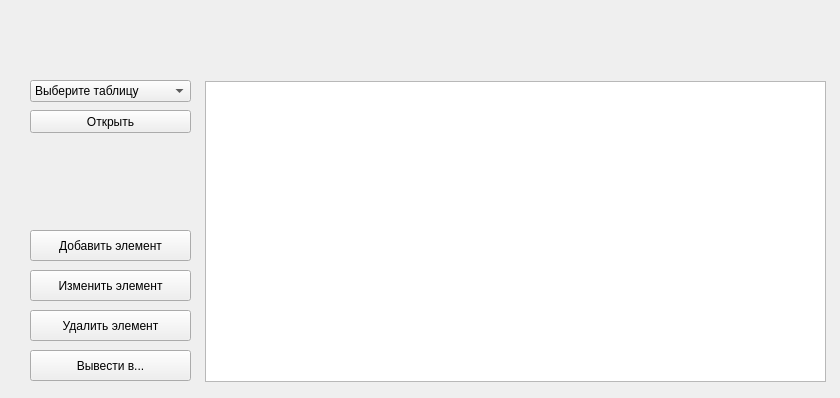
<?xml version="1.0" encoding="UTF-8"?>
<ui version="4.0">
 <class>MainWindow</class>
 <widget class="QMainWindow" name="MainWindow">
  <property name="geometry">
   <rect>
    <x>0</x>
    <y>0</y>
    <width>840</width>
    <height>398</height>
   </rect>
  </property>
  <property name="minimumSize">
   <size>
    <width>840</width>
    <height>398</height>
   </size>
  </property>
  <property name="maximumSize">
   <size>
    <width>840</width>
    <height>398</height>
   </size>
  </property>
  <property name="windowTitle">
   <string>Автосалон</string>
  </property>
  <property name="styleSheet">
   <string notr="true">QPushButton[objectName=&quot;back_button&quot;],
QPushButton[objectName=&quot;back_button_2&quot;],
QPushButton[objectName=&quot;back_button_3&quot;],
QPushButton[objectName=&quot;back_button_4&quot;], 
QPushButton[objectName=&quot;back_button_5&quot;], 
QPushButton[objectName=&quot;back_button_6&quot;], 
QPushButton[objectName=&quot;back_button_7&quot;],
QPushButton[objectName=&quot;back_button_8&quot;] { background: transparent; }</string>
  </property>
  <widget class="QWidget" name="centralwidget">
   <widget class="QStackedWidget" name="stackedWidget">
    <property name="geometry">
     <rect>
      <x>0</x>
      <y>0</y>
      <width>841</width>
      <height>401</height>
     </rect>
    </property>
    <property name="minimumSize">
     <size>
      <width>841</width>
      <height>401</height>
     </size>
    </property>
    <property name="maximumSize">
     <size>
      <width>841</width>
      <height>401</height>
     </size>
    </property>
    <property name="currentIndex">
     <number>0</number>
    </property>
    <widget class="QWidget" name="main_page">
     <property name="minimumSize">
      <size>
       <width>841</width>
       <height>401</height>
      </size>
     </property>
     <property name="maximumSize">
      <size>
       <width>841</width>
       <height>401</height>
      </size>
     </property>
     <widget class="QComboBox" name="select_table">
      <property name="geometry">
       <rect>
        <x>30</x>
        <y>80</y>
        <width>161</width>
        <height>22</height>
       </rect>
      </property>
      <item>
       <property name="text">
        <string>Выберите таблицу</string>
       </property>
      </item>
      <item>
       <property name="text">
        <string>salespeople</string>
       </property>
      </item>
      <item>
       <property name="text">
        <string>customers</string>
       </property>
      </item>
      <item>
       <property name="text">
        <string>orders</string>
       </property>
      </item>
     </widget>
     <widget class="QPushButton" name="open_table">
      <property name="geometry">
       <rect>
        <x>30</x>
        <y>110</y>
        <width>161</width>
        <height>23</height>
       </rect>
      </property>
      <property name="text">
       <string>Открыть</string>
      </property>
     </widget>
     <widget class="QPushButton" name="delete_table">
      <property name="geometry">
       <rect>
        <x>30</x>
        <y>310</y>
        <width>161</width>
        <height>31</height>
       </rect>
      </property>
      <property name="text">
       <string>Удалить элемент</string>
      </property>
     </widget>
     <widget class="QTableWidget" name="table_data">
      <property name="geometry">
       <rect>
        <x>205</x>
        <y>81</y>
        <width>621</width>
        <height>301</height>
       </rect>
      </property>
     </widget>
     <widget class="QPushButton" name="add_table">
      <property name="geometry">
       <rect>
        <x>30</x>
        <y>230</y>
        <width>161</width>
        <height>31</height>
       </rect>
      </property>
      <property name="text">
       <string>Добавить элемент</string>
      </property>
     </widget>
     <widget class="QPushButton" name="change_table">
      <property name="geometry">
       <rect>
        <x>30</x>
        <y>270</y>
        <width>161</width>
        <height>31</height>
       </rect>
      </property>
      <property name="text">
       <string>Изменить элемент</string>
      </property>
     </widget>
     <widget class="QPushButton" name="save_table">
      <property name="geometry">
       <rect>
        <x>30</x>
        <y>350</y>
        <width>161</width>
        <height>31</height>
       </rect>
      </property>
      <property name="text">
       <string>Вывести в...</string>
      </property>
     </widget>
    </widget>
    <widget class="QWidget" name="add_buyer_page">
     <property name="minimumSize">
      <size>
       <width>841</width>
       <height>401</height>
      </size>
     </property>
     <property name="maximumSize">
      <size>
       <width>841</width>
       <height>401</height>
      </size>
     </property>
     <widget class="QLineEdit" name="id_buyer">
      <property name="geometry">
       <rect>
        <x>230</x>
        <y>130</y>
        <width>381</width>
        <height>31</height>
       </rect>
      </property>
      <property name="readOnly">
       <bool>true</bool>
      </property>
     </widget>
     <widget class="QLineEdit" name="full_name_buyer">
      <property name="geometry">
       <rect>
        <x>230</x>
        <y>190</y>
        <width>381</width>
        <height>31</height>
       </rect>
      </property>
      <property name="text">
       <string/>
      </property>
      <property name="placeholderText">
       <string>Введите ФИО покупателя</string>
      </property>
     </widget>
     <widget class="QPushButton" name="add_buyer_button">
      <property name="geometry">
       <rect>
        <x>250</x>
        <y>240</y>
        <width>341</width>
        <height>31</height>
       </rect>
      </property>
      <property name="text">
       <string>Добавить</string>
      </property>
     </widget>
     <widget class="QPushButton" name="back_button">
      <property name="geometry">
       <rect>
        <x>10</x>
        <y>10</y>
        <width>31</width>
        <height>31</height>
       </rect>
      </property>
      <property name="cursor">
       <cursorShape>PointingHandCursor</cursorShape>
      </property>
      <property name="text">
       <string/>
      </property>
     </widget>
     <widget class="QLabel" name="back_button_icon">
      <property name="geometry">
       <rect>
        <x>10</x>
        <y>10</y>
        <width>31</width>
        <height>31</height>
       </rect>
      </property>
      <property name="text">
       <string/>
      </property>
      <property name="pixmap">
       <pixmap>arrow_back_FILL0_wght400_GRAD0_opsz48.svg</pixmap>
      </property>
      <property name="scaledContents">
       <bool>true</bool>
      </property>
     </widget>
     <zorder>back_button_icon</zorder>
     <zorder>id_buyer</zorder>
     <zorder>full_name_buyer</zorder>
     <zorder>add_buyer_button</zorder>
     <zorder>back_button</zorder>
    </widget>
    <widget class="QWidget" name="add_manager_page">
     <property name="minimumSize">
      <size>
       <width>841</width>
       <height>401</height>
      </size>
     </property>
     <property name="maximumSize">
      <size>
       <width>841</width>
       <height>401</height>
      </size>
     </property>
     <widget class="QPushButton" name="back_button_2">
      <property name="geometry">
       <rect>
        <x>10</x>
        <y>10</y>
        <width>31</width>
        <height>31</height>
       </rect>
      </property>
      <property name="cursor">
       <cursorShape>PointingHandCursor</cursorShape>
      </property>
      <property name="text">
       <string/>
      </property>
     </widget>
     <widget class="QLabel" name="back_button_icon_2">
      <property name="geometry">
       <rect>
        <x>10</x>
        <y>10</y>
        <width>31</width>
        <height>31</height>
       </rect>
      </property>
      <property name="text">
       <string/>
      </property>
      <property name="pixmap">
       <pixmap>arrow_back_FILL0_wght400_GRAD0_opsz48.svg</pixmap>
      </property>
      <property name="scaledContents">
       <bool>true</bool>
      </property>
     </widget>
     <widget class="QLineEdit" name="id_manager">
      <property name="geometry">
       <rect>
        <x>230</x>
        <y>130</y>
        <width>381</width>
        <height>31</height>
       </rect>
      </property>
      <property name="readOnly">
       <bool>true</bool>
      </property>
     </widget>
     <widget class="QPushButton" name="add_manager_button">
      <property name="geometry">
       <rect>
        <x>250</x>
        <y>240</y>
        <width>341</width>
        <height>31</height>
       </rect>
      </property>
      <property name="text">
       <string>Добавить</string>
      </property>
     </widget>
     <widget class="QLineEdit" name="full_name_manager">
      <property name="geometry">
       <rect>
        <x>230</x>
        <y>190</y>
        <width>381</width>
        <height>31</height>
       </rect>
      </property>
      <property name="placeholderText">
       <string>Введите ФИО менеджера</string>
      </property>
     </widget>
     <zorder>back_button_icon_2</zorder>
     <zorder>back_button_2</zorder>
     <zorder>id_manager</zorder>
     <zorder>add_manager_button</zorder>
     <zorder>full_name_manager</zorder>
    </widget>
    <widget class="QWidget" name="add_car_page">
     <property name="minimumSize">
      <size>
       <width>841</width>
       <height>401</height>
      </size>
     </property>
     <property name="maximumSize">
      <size>
       <width>841</width>
       <height>401</height>
      </size>
     </property>
     <widget class="QPushButton" name="back_button_3">
      <property name="geometry">
       <rect>
        <x>10</x>
        <y>10</y>
        <width>31</width>
        <height>31</height>
       </rect>
      </property>
      <property name="cursor">
       <cursorShape>PointingHandCursor</cursorShape>
      </property>
      <property name="text">
       <string/>
      </property>
     </widget>
     <widget class="QLabel" name="back_button_icon_3">
      <property name="geometry">
       <rect>
        <x>10</x>
        <y>10</y>
        <width>31</width>
        <height>31</height>
       </rect>
      </property>
      <property name="text">
       <string/>
      </property>
      <property name="pixmap">
       <pixmap>arrow_back_FILL0_wght400_GRAD0_opsz48.svg</pixmap>
      </property>
      <property name="scaledContents">
       <bool>true</bool>
      </property>
     </widget>
     <widget class="QLineEdit" name="id_car">
      <property name="geometry">
       <rect>
        <x>230</x>
        <y>130</y>
        <width>381</width>
        <height>31</height>
       </rect>
      </property>
      <property name="readOnly">
       <bool>true</bool>
      </property>
     </widget>
     <widget class="QPushButton" name="add_car_button">
      <property name="geometry">
       <rect>
        <x>250</x>
        <y>240</y>
        <width>341</width>
        <height>31</height>
       </rect>
      </property>
      <property name="text">
       <string>Добавить</string>
      </property>
     </widget>
     <widget class="QLineEdit" name="model_car">
      <property name="geometry">
       <rect>
        <x>230</x>
        <y>190</y>
        <width>381</width>
        <height>31</height>
       </rect>
      </property>
      <property name="placeholderText">
       <string>Введите марку автомобиля</string>
      </property>
     </widget>
     <zorder>back_button_icon_3</zorder>
     <zorder>back_button_3</zorder>
     <zorder>id_car</zorder>
     <zorder>add_car_button</zorder>
     <zorder>model_car</zorder>
    </widget>
    <widget class="QWidget" name="add_sale_page">
     <property name="minimumSize">
      <size>
       <width>841</width>
       <height>401</height>
      </size>
     </property>
     <property name="maximumSize">
      <size>
       <width>841</width>
       <height>401</height>
      </size>
     </property>
     <widget class="QLabel" name="back_button_icon_4">
      <property name="geometry">
       <rect>
        <x>800</x>
        <y>20</y>
        <width>31</width>
        <height>31</height>
       </rect>
      </property>
      <property name="text">
       <string/>
      </property>
      <property name="pixmap">
       <pixmap>arrow_back_FILL0_wght400_GRAD0_opsz48.svg</pixmap>
      </property>
      <property name="scaledContents">
       <bool>true</bool>
      </property>
     </widget>
     <widget class="QPushButton" name="back_button_4">
      <property name="geometry">
       <rect>
        <x>800</x>
        <y>20</y>
        <width>31</width>
        <height>31</height>
       </rect>
      </property>
      <property name="cursor">
       <cursorShape>PointingHandCursor</cursorShape>
      </property>
      <property name="text">
       <string/>
      </property>
     </widget>
     <widget class="QLineEdit" name="id_sale">
      <property name="geometry">
       <rect>
        <x>230</x>
        <y>20</y>
        <width>381</width>
        <height>31</height>
       </rect>
      </property>
      <property name="readOnly">
       <bool>true</bool>
      </property>
     </widget>
     <widget class="QLineEdit" name="state_number_sale">
      <property name="geometry">
       <rect>
        <x>230</x>
        <y>170</y>
        <width>381</width>
        <height>31</height>
       </rect>
      </property>
      <property name="placeholderText">
       <string>Введите государственный номер</string>
      </property>
     </widget>
     <widget class="QLineEdit" name="price_sale">
      <property name="geometry">
       <rect>
        <x>230</x>
        <y>320</y>
        <width>381</width>
        <height>31</height>
       </rect>
      </property>
      <property name="placeholderText">
       <string>Введите цену</string>
      </property>
     </widget>
     <widget class="QComboBox" name="id_manager_sale">
      <property name="geometry">
       <rect>
        <x>230</x>
        <y>70</y>
        <width>381</width>
        <height>31</height>
       </rect>
      </property>
     </widget>
     <widget class="QComboBox" name="id_car_sale">
      <property name="geometry">
       <rect>
        <x>230</x>
        <y>120</y>
        <width>381</width>
        <height>31</height>
       </rect>
      </property>
     </widget>
     <widget class="QComboBox" name="id_buyer_sale">
      <property name="geometry">
       <rect>
        <x>230</x>
        <y>220</y>
        <width>381</width>
        <height>31</height>
       </rect>
      </property>
     </widget>
     <widget class="QPushButton" name="add_sale_button">
      <property name="geometry">
       <rect>
        <x>350</x>
        <y>360</y>
        <width>141</width>
        <height>31</height>
       </rect>
      </property>
      <property name="text">
       <string>Добавить</string>
      </property>
     </widget>
     <widget class="QLineEdit" name="date_sale">
      <property name="geometry">
       <rect>
        <x>230</x>
        <y>270</y>
        <width>381</width>
        <height>31</height>
       </rect>
      </property>
      <property name="placeholderText">
       <string>Введите дату</string>
      </property>
     </widget>
    </widget>
    <widget class="QWidget" name="delete_page">
     <property name="minimumSize">
      <size>
       <width>841</width>
       <height>401</height>
      </size>
     </property>
     <property name="maximumSize">
      <size>
       <width>841</width>
       <height>401</height>
      </size>
     </property>
     <widget class="QListWidget" name="id_list_delete">
      <property name="geometry">
       <rect>
        <x>40</x>
        <y>50</y>
        <width>311</width>
        <height>261</height>
       </rect>
      </property>
     </widget>
     <widget class="QPushButton" name="delete_button">
      <property name="geometry">
       <rect>
        <x>460</x>
        <y>280</y>
        <width>261</width>
        <height>31</height>
       </rect>
      </property>
      <property name="text">
       <string>Удалить</string>
      </property>
     </widget>
     <widget class="QLineEdit" name="id_input_delete">
      <property name="geometry">
       <rect>
        <x>430</x>
        <y>230</y>
        <width>321</width>
        <height>31</height>
       </rect>
      </property>
      <property name="placeholderText">
       <string>Введите ID для удаления</string>
      </property>
     </widget>
     <widget class="QLabel" name="back_button_icon_5">
      <property name="geometry">
       <rect>
        <x>10</x>
        <y>10</y>
        <width>31</width>
        <height>31</height>
       </rect>
      </property>
      <property name="text">
       <string/>
      </property>
      <property name="pixmap">
       <pixmap>arrow_back_FILL0_wght400_GRAD0_opsz48.svg</pixmap>
      </property>
      <property name="scaledContents">
       <bool>true</bool>
      </property>
     </widget>
     <widget class="QPushButton" name="back_button_5">
      <property name="geometry">
       <rect>
        <x>10</x>
        <y>10</y>
        <width>31</width>
        <height>31</height>
       </rect>
      </property>
      <property name="cursor">
       <cursorShape>PointingHandCursor</cursorShape>
      </property>
      <property name="text">
       <string/>
      </property>
     </widget>
     <zorder>back_button_icon_5</zorder>
     <zorder>back_button_5</zorder>
     <zorder>id_list_delete</zorder>
     <zorder>delete_button</zorder>
     <zorder>id_input_delete</zorder>
    </widget>
    <widget class="QWidget" name="change_choice_page">
     <property name="minimumSize">
      <size>
       <width>841</width>
       <height>401</height>
      </size>
     </property>
     <property name="maximumSize">
      <size>
       <width>841</width>
       <height>401</height>
      </size>
     </property>
     <widget class="QComboBox" name="id_change">
      <property name="geometry">
       <rect>
        <x>230</x>
        <y>130</y>
        <width>381</width>
        <height>31</height>
       </rect>
      </property>
     </widget>
     <widget class="QComboBox" name="type_change">
      <property name="geometry">
       <rect>
        <x>230</x>
        <y>190</y>
        <width>381</width>
        <height>31</height>
       </rect>
      </property>
     </widget>
     <widget class="QPushButton" name="open_change">
      <property name="geometry">
       <rect>
        <x>250</x>
        <y>250</y>
        <width>341</width>
        <height>31</height>
       </rect>
      </property>
      <property name="text">
       <string>Открыть</string>
      </property>
     </widget>
     <widget class="QPushButton" name="back_button_6">
      <property name="geometry">
       <rect>
        <x>10</x>
        <y>10</y>
        <width>31</width>
        <height>31</height>
       </rect>
      </property>
      <property name="cursor">
       <cursorShape>PointingHandCursor</cursorShape>
      </property>
      <property name="text">
       <string/>
      </property>
     </widget>
     <widget class="QLabel" name="back_button_icon_6">
      <property name="geometry">
       <rect>
        <x>10</x>
        <y>10</y>
        <width>31</width>
        <height>31</height>
       </rect>
      </property>
      <property name="text">
       <string/>
      </property>
      <property name="pixmap">
       <pixmap>arrow_back_FILL0_wght400_GRAD0_opsz48.svg</pixmap>
      </property>
      <property name="scaledContents">
       <bool>true</bool>
      </property>
     </widget>
     <zorder>back_button_icon_6</zorder>
     <zorder>back_button_6</zorder>
     <zorder>id_change</zorder>
     <zorder>type_change</zorder>
     <zorder>open_change</zorder>
    </widget>
    <widget class="QWidget" name="change_page">
     <property name="minimumSize">
      <size>
       <width>841</width>
       <height>401</height>
      </size>
     </property>
     <property name="maximumSize">
      <size>
       <width>841</width>
       <height>401</height>
      </size>
     </property>
     <widget class="QLabel" name="id_select_change">
      <property name="geometry">
       <rect>
        <x>50</x>
        <y>90</y>
        <width>181</width>
        <height>21</height>
       </rect>
      </property>
      <property name="text">
       <string>ID - </string>
      </property>
     </widget>
     <widget class="QLabel" name="type_select_change">
      <property name="geometry">
       <rect>
        <x>310</x>
        <y>90</y>
        <width>181</width>
        <height>21</height>
       </rect>
      </property>
      <property name="text">
       <string>Изменяемый тип - </string>
      </property>
     </widget>
     <widget class="QTextEdit" name="new_change">
      <property name="geometry">
       <rect>
        <x>30</x>
        <y>120</y>
        <width>781</width>
        <height>191</height>
       </rect>
      </property>
     </widget>
     <widget class="QPushButton" name="change_button">
      <property name="geometry">
       <rect>
        <x>70</x>
        <y>330</y>
        <width>261</width>
        <height>31</height>
       </rect>
      </property>
      <property name="text">
       <string>Изменить</string>
      </property>
     </widget>
     <widget class="QPushButton" name="back_button_7">
      <property name="geometry">
       <rect>
        <x>10</x>
        <y>10</y>
        <width>31</width>
        <height>31</height>
       </rect>
      </property>
      <property name="cursor">
       <cursorShape>PointingHandCursor</cursorShape>
      </property>
      <property name="text">
       <string/>
      </property>
     </widget>
     <widget class="QLabel" name="back_button_icon_7">
      <property name="geometry">
       <rect>
        <x>10</x>
        <y>10</y>
        <width>31</width>
        <height>31</height>
       </rect>
      </property>
      <property name="text">
       <string/>
      </property>
      <property name="pixmap">
       <pixmap>arrow_back_FILL0_wght400_GRAD0_opsz48.svg</pixmap>
      </property>
      <property name="scaledContents">
       <bool>true</bool>
      </property>
     </widget>
     <zorder>back_button_icon_7</zorder>
     <zorder>back_button_7</zorder>
     <zorder>id_select_change</zorder>
     <zorder>type_select_change</zorder>
     <zorder>new_change</zorder>
     <zorder>change_button</zorder>
    </widget>
    <widget class="QWidget" name="output_page">
     <property name="minimumSize">
      <size>
       <width>841</width>
       <height>401</height>
      </size>
     </property>
     <property name="maximumSize">
      <size>
       <width>841</width>
       <height>401</height>
      </size>
     </property>
     <widget class="QPushButton" name="output_button">
      <property name="geometry">
       <rect>
        <x>329</x>
        <y>280</y>
        <width>181</width>
        <height>41</height>
       </rect>
      </property>
      <property name="text">
       <string>Вывод</string>
      </property>
     </widget>
     <widget class="QPushButton" name="back_button_8">
      <property name="geometry">
       <rect>
        <x>10</x>
        <y>10</y>
        <width>31</width>
        <height>31</height>
       </rect>
      </property>
      <property name="cursor">
       <cursorShape>PointingHandCursor</cursorShape>
      </property>
      <property name="text">
       <string/>
      </property>
     </widget>
     <widget class="QLabel" name="back_button_icon_8">
      <property name="geometry">
       <rect>
        <x>10</x>
        <y>10</y>
        <width>31</width>
        <height>31</height>
       </rect>
      </property>
      <property name="text">
       <string/>
      </property>
      <property name="pixmap">
       <pixmap>../icons/back_arrow.svg</pixmap>
      </property>
      <property name="scaledContents">
       <bool>true</bool>
      </property>
     </widget>
     <widget class="QComboBox" name="select_extension">
      <property name="geometry">
       <rect>
        <x>248</x>
        <y>141</y>
        <width>341</width>
        <height>31</height>
       </rect>
      </property>
      <item>
       <property name="text">
        <string>EXCEL</string>
       </property>
      </item>
      <item>
       <property name="text">
        <string>JSON</string>
       </property>
      </item>
     </widget>
     <widget class="QComboBox" name="select_output_type">
      <property name="geometry">
       <rect>
        <x>248</x>
        <y>210</y>
        <width>341</width>
        <height>31</height>
       </rect>
      </property>
      <item>
       <property name="text">
        <string>Средняя сумма сделки</string>
       </property>
      </item>
      <item>
       <property name="text">
        <string>Доля продаж автомобилей разных марок</string>
       </property>
      </item>
      <item>
       <property name="text">
        <string>Таблица</string>
       </property>
      </item>
     </widget>
     <zorder>back_button_icon_8</zorder>
     <zorder>output_button</zorder>
     <zorder>back_button_8</zorder>
     <zorder>select_extension</zorder>
     <zorder>select_output_type</zorder>
    </widget>
   </widget>
  </widget>
 </widget>
 <resources/>
 <connections/>
</ui>
